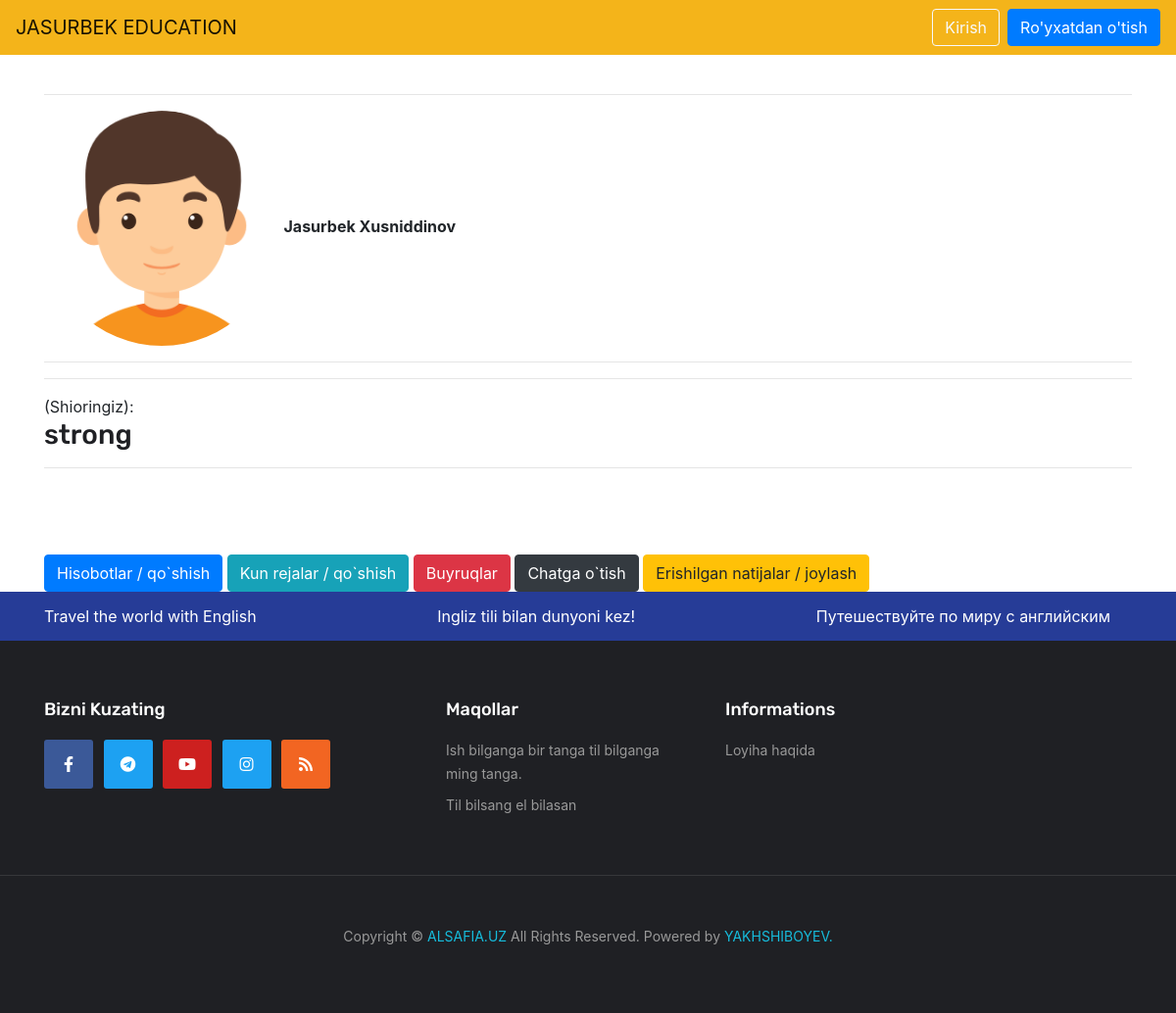
Before: /student/1/ with the older database file.
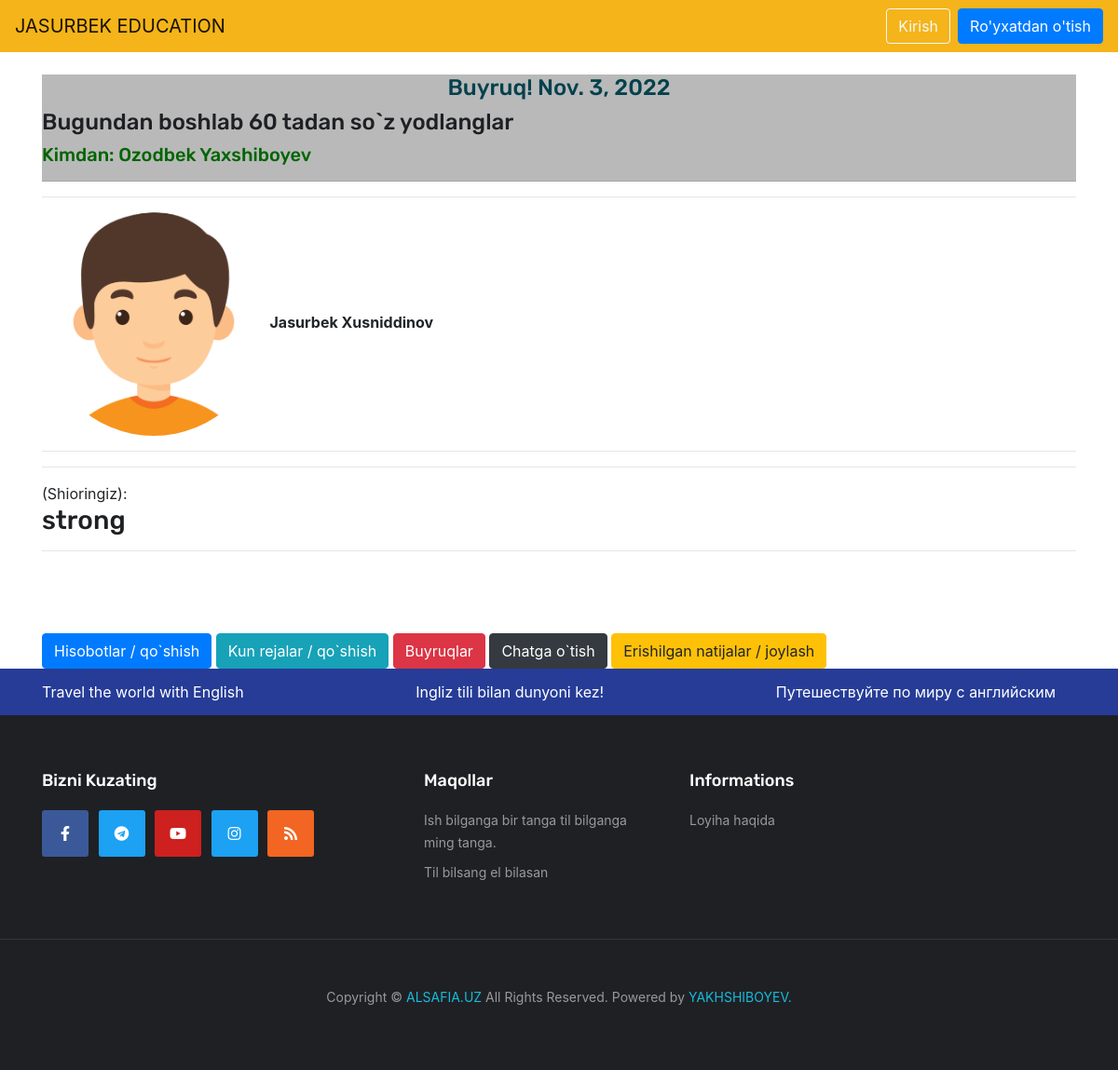
After: the same page with the newer database file.
### main/models.py (models this page shows, shortened)
class Basemodel(models.Model):
    created_at = models.DateField(auto_now=True)
    updated_at = models.DateField(auto_now=True)
    class Meta:
        abstract=True

class Task(Basemodel):
    creator = models.ForeignKey(User, on_delete=models.SET_NULL, null=True, related_name='task')
    for_all_students = models.BooleanField(blank=True, null=True, verbose_name="Hamma student uchunmi?")
    user = models.ForeignKey(Student, on_delete=models.CASCADE, blank=True, null=True,verbose_name="Bitta student uchun", related_name="for_user")
    text = models.TextField(verbose_name="Buyruq matni")
    image = models.ImageField(upload_to='task_images', validators=[validate_image, custom_validator],
                              blank=True, null=True, verbose_name="Fotosurat (ixtiyoriy)")
    source_file = models.FileField(upload_to='task_files', blank=True, null=True, verbose_name="Fayl (ixtiyoriy)")

### accounts/models.py (models this page shows, shortened)
class User(AbstractUser):
    username = models.CharField(max_length=20, unique=True)
    first_name = models.CharField(verbose_name='Ism', max_length=50)
    last_name = models.CharField(verbose_name='Familiya', max_length=50)
    age = models.PositiveIntegerField(null=True, blank=True, verbose_name='Yosh')
    image = models.FileField(upload_to='users_images', validators=[validate_image, custom_validator],
                             help_text='2 mb gacha bo`lgan rasm yuklang', blank=True, null=True,
                             verbose_name="Profil rasmi")
    role = models.CharField(max_length=20, choices=UserRoles.choices(), blank=True, null=True)
    bio = models.CharField(max_length=200, default="")
    last_active = models.DateField(auto_now=True, null=True, blank=True)
    report_per = models.BooleanField(default=True)
    chat_per = models.BooleanField(default=True)
    task_per = models.BooleanField(default=True)
    @property
    def full_name(self):
        return f"{self.first_name} {self.last_name}"

### main/views.py (the view)
# urls.py: path('student/<int:student_pk>/', StudentView.as_view(), name='student'),
class StudentView(DetailView):
    template_name = 'student.html'
    context_object_name = 'context'
    pk_url_kwarg = 'student_pk'
    def get_context_data(self, **kwargs):
        context = super(StudentView, self).get_context_data(**kwargs)
        student_pk = self.kwargs["student_pk"]
        student = User.objects.get(pk=student_pk)
        reports = Report.objects.filter(user=student)
        task_has = TaskResult.objects.filter(user=student).values('task_id')
        tasks = Task.objects.filter(Q(user=student) | Q(for_all_students=True))
        tasks = tasks.exclude(pk__in=task_has)
        dayplan = Dayplan.objects.filter(user=student).last()
        context['student'] = student
        context['reachments'] = reports
        context['tasks'] = tasks
        context['dayplan'] = dayplan
        return context
    def get_object(self, queryset=None):
        return self.request.user

### templates/student.html (shortened to what this page needs)
{% extends 'base.html' %}
{% load static %}
{% block content %}
    <br/>
    <div class="radio-inline" style="background-color: #b9b9b9">
        {% for task in tasks %}
            <a href="{% url 'task_answer' student.pk task.pk %}"><h4 style="color: #04414d"><center> Buyruq! {{ task.created_at }} </b> </center>  </h4></a>
               <h4> {{ task.text }} </h4>
                <h5 style="color: darkgreen">Kimdan: {{ task.creator.full_name }} </h5>
            <hr>
        {% endfor %}
    </div>
    <hr>
        {% if student.image %}
            <a href="{% url 'student_profile' student_pk=student.pk %}">
        <img class="rounded-circle" src="{{ student.image.url }}" alt="" width="240" height="240"  /> </a>
        {% else %}
            <a href="{% url 'student_profile' student_pk=student.pk %}">
        <img class="rounded-circle" src="{% static 'default.png' %}" alt="" width="240" height="240"  />  </a>
        {% endif %}
        <b>{{ student.full_name }}</b>
    <hr>
    <hr>
    {% if student.bio %}
        (Shioringiz): <h3>{{ student.bio }} </h3>
    {% endif %}
    <hr>
    <br>
    <br>
    <br>
    <a class="btn btn-primary" href="{% url 'student_report' student_pk=student.pk  %}" role="button">Hisobotlar / qo`shish</a>
    <a class="btn btn-info" href="{% url 'student_dayplan' student_pk=student.pk %}" role="button">Kun rejalar / qo`shish</a>
    <a class="btn btn-danger" href="{% url 'student_task' student_pk=student.pk %}" role="button">Buyruqlar</a>
    <a class="btn btn-dark" href="{% url 'student_chat' person_pk=student.pk %}" role="button">Chatga o`tish</a>
            <a class="btn btn-warning" href="{% url 'student_reachment' student_pk=student.pk  %}" role="button">Erishilgan natijalar / joylash</a>
{% endblock content %}

Changed rows visible on the page:
added Task: created_at "Nov. 3, 2022", text "Bugundan boshlab 60 tadan so`z yodlanglar", creator.full_name "Ozodbek Yaxshiboyev"
